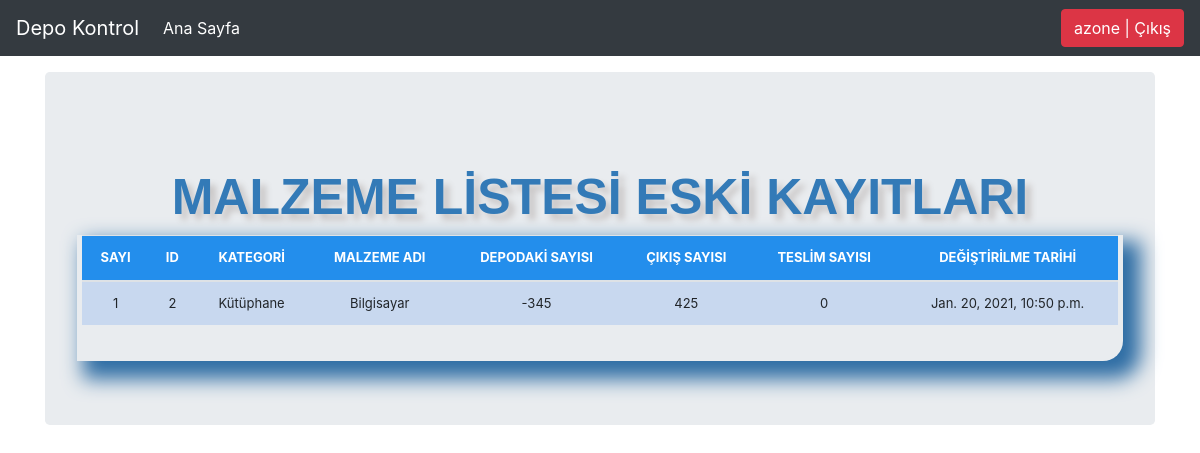
The app's page /list_history/ (signed in) with its own data.
### stocsSystem/models.py (models this page shows)
class StockHistory(models.Model):
	category = models.ForeignKey(Category, on_delete=models.CASCADE, blank=True, null=True)
	item_name = models.CharField(max_length=50, blank=True, null=True)
	quantity = models.IntegerField(default='0', blank=True, null=True)
	receive_quantity = models.IntegerField(default='0', blank=True, null=True)
	receive_by = models.CharField(max_length=50, blank=True, null=True)
	issue_quantity = models.IntegerField(default='0', blank=True, null=True)
	issue_by = models.CharField(max_length=50, blank=True, null=True)
	issue_to = models.CharField(max_length=50, blank=True, null=True)
	phone_number = models.CharField(max_length=50, blank=True, null=True)
	created_by = models.CharField(max_length=50, blank=True, null=True)
	reorder_level = models.IntegerField(default='0', blank=True, null=True)
	last_updated = models.DateTimeField(auto_now_add=False, auto_now=False, null=True)
	timestamp = models.DateTimeField(auto_now_add=False, auto_now=False, null=True)

class Category(models.Model):
	name = models.CharField(max_length=50, blank=True, null=True)
	def __str__(self):
		return self.name

### stocsSystem/views.py (the view)
# urls.py: path('list_history/', views.list_history, name='list_history'),
@login_required
def list_history(request):
	header = 'MALZEME LİSTESİ ESKİ KAYITLARI'
	queryset = StockHistory.objects.all()
	context = {
		"header": header,
		"queryset": queryset,
	}
	return render(request, "list_history.html",context)

### templates/list_history.html (shortened to what this page needs)
{% load static %}
{% load crispy_forms_tags %}
<!DOCTYPE html>
  <head>
      <link href="{% static 'css/stylesheet.css' %}" rel="stylesheet">
      <link href="{% static 'css/bootstrap.min.css' %}" rel="stylesheet">
   <link href="{% static 'css/navbar-top-fixed.css' %}" rel="stylesheet">
  </head>
  <body>
   {% include 'navbar.html' %}
<main role="main" class="container">
  <div class="jumbotron">
    <br>
    <div class="header">{{header}}</div>
    <div class="display_table">
        <table class='table'>
          <thead>
            <tr>
              <th>SAYI</th>
              <th>ID</th>
              <th>KATEGORİ</th>
              <th>MALZEME ADI</th>
              <th>DEPODAKİ SAYISI</th>
              <th>ÇIKIŞ SAYISI</th>
              <th>TESLİM SAYISI</th>
              <th>DEĞİŞTİRİLME TARİHİ</th>
            </tr>
          </thead>
        {% for instance in queryset %}
            <tr>
              <td>{{forloop.counter}}</td>
              <td>{{instance.id}}</td>
              <td>{{instance.category}}</td>
              <td>{{instance.item_name}}</td>
              <td>{{instance.quantity}}</td>
              <td>{{instance.issue_quantity}}</td>
              <td>{{instance.receive_quantity}}</td>
              <td>{{instance.last_updated}}</td>
            </tr>
        {% endfor %}
      </table>
    </div>
  </div>
</main>
      </body>
</html>

### templates/navbar.html (shortened to what this page needs)
 <nav class="navbar navbar-expand-md navbar-dark fixed-top bg-dark">
  <a class="navbar-brand" href="/">Depo Kontrol</a>
  <div class="collapse navbar-collapse" id="navbarCollapse">
    <ul class="navbar-nav mr-auto">
      {% if request.user.is_authenticated %}
      <li class="nav-item active">
        <a class="nav-link" href="/">Ana Sayfa <span class="sr-only">(current)</span></a>
      </li>
    {% endif %}
    </ul>
     <ul class="navbar-nav">
        {% if request.user.is_authenticated %}
        <li><a href="/accounts/logout"><button class="btn btn-danger">{{ user }} | Çıkış</button></a></li>
        {% else %}
        <li><a href="/accounts/login">Giris</a></li>
        {% endif %}
    </ul>
  </div>
</nav>

### stocsSystem/static/css/stylesheet.css (style rules this page uses)
body { background-color: #dfffe8; }
.table { font-size: 13px; text-align: center; width: 95%; margin: auto; text-align: center; }
.table tr:nth-child(odd) { background: #c8d8ef }
th { background-color: #238eec; color: white; }
.display_table { border-bottom-right-radius: 20px; padding-left: 5px; padding-right: 5px; padding-bottom: 20px; box-shadow: 12px 12px 20px 6px #2e6da4; }
.header { font-family: helvetica; color: #337ab7; font-size: 50px; text-align: center; width: 100%; text-shadow: 6px 6px 6px #c9c6c6; display: block; font-weight: bolder; }

### stocsSystem/static/css/navbar-top-fixed.css (style rules this page uses)
body { min-height: 75rem; padding-top: 4.5rem; }

### records on screen
StockHistory: id "2", category "Kütüphane", item_name "Bilgisayar", quantity "-345", issue_quantity "425", receive_quantity "0", last_updated "Jan. 20, 2021, 10:50 p.m."

### other values on screen
{{ user }} "azone"
{{ header }} "MALZEME LİSTESİ ESKİ KAYITLARI"
